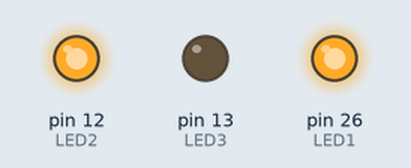
The program below on a simulated MicroPython board. On the bench: output pins drawn as LEDs (lit = HIGH).

Above: at 1.0 s.
At 2.5 s:
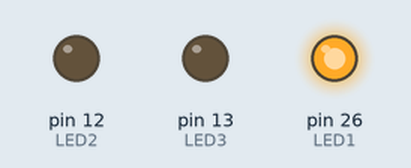
At 4.0 s:
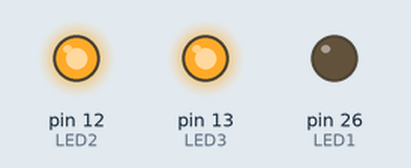
At 5.5 s:
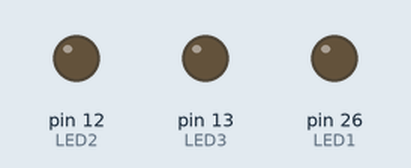
Timing chart, 0 to 7.8 s (numbered marks = the images above):
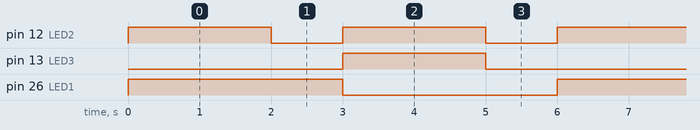

The program:

4.6_LED_Intersection.py
```python
from machine import Pin
from time import sleep

RED_PIN=26
LED1=Pin(RED_PIN,Pin.OUT)
LED1.off()

YELLOW_PIN=12
LED2=Pin(YELLOW_PIN, Pin.OUT)
LED2.on()

GREEN_PIN=13
LED3=Pin(GREEN_PIN, Pin.OUT)
LED3.off()

while True:
    #Red on
    LED1.value(not LED1.value())
    sleep(2)

    # Yellow on
    LED2.value(not LED2.value())
    sleep(1)

    # Red off, Yellow off, Green on
    LED1.value(not LED1.value())
    LED2.value(not LED2.value())
    LED3.value(not LED3.value())
    sleep(2)

    # Yellow on, Green off
    LED3.value(not LED3.value())
    LED2.value(not LED2.value())
    sleep(1)
    # Yellow off
    LED2.value(not LED2.value())
```

Measured:
- by itself, pin 12 (LED2): alternates HIGH for 2.0 s and LOW for 1.0 s
- by itself, pin 13 (LED3): alternates HIGH for 2.0 s and LOW for 4.0 s
- by itself, pin 26 (LED1): alternates HIGH for 3.0 s and LOW for 3.0 s
